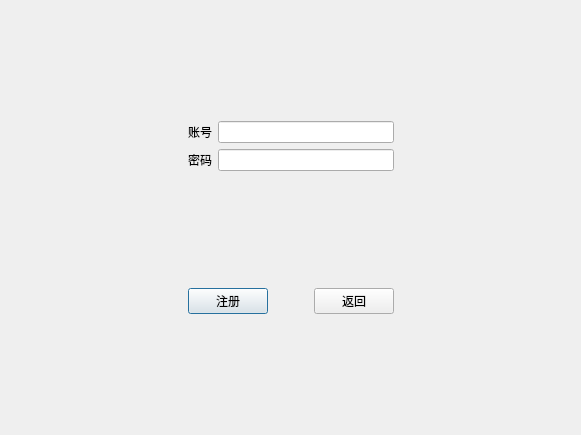
<?xml version="1.0" encoding="UTF-8"?>
<ui version="4.0">
 <class>Register</class>
 <widget class="QDialog" name="Register">
  <property name="geometry">
   <rect>
    <x>0</x>
    <y>0</y>
    <width>581</width>
    <height>435</height>
   </rect>
  </property>
  <property name="windowTitle">
   <string>Dialog</string>
  </property>
  <layout class="QGridLayout" name="gridLayout">
   <item row="1" column="1">
    <layout class="QFormLayout" name="formLayout">
     <item row="0" column="0">
      <widget class="QLabel" name="label">
       <property name="text">
        <string>账号</string>
       </property>
      </widget>
     </item>
     <item row="0" column="1">
      <widget class="QLineEdit" name="lineEdit"/>
     </item>
     <item row="1" column="0">
      <widget class="QLabel" name="label_2">
       <property name="text">
        <string>密码</string>
       </property>
      </widget>
     </item>
     <item row="1" column="1">
      <widget class="QLineEdit" name="lineEdit_2"/>
     </item>
    </layout>
   </item>
   <item row="0" column="1">
    <spacer name="verticalSpacer_2">
     <property name="orientation">
      <enum>Qt::Vertical</enum>
     </property>
     <property name="sizeHint" stdset="0">
      <size>
       <width>20</width>
       <height>40</height>
      </size>
     </property>
    </spacer>
   </item>
   <item row="4" column="1">
    <spacer name="verticalSpacer">
     <property name="orientation">
      <enum>Qt::Vertical</enum>
     </property>
     <property name="sizeHint" stdset="0">
      <size>
       <width>20</width>
       <height>40</height>
      </size>
     </property>
    </spacer>
   </item>
   <item row="1" column="2">
    <spacer name="horizontalSpacer_2">
     <property name="orientation">
      <enum>Qt::Horizontal</enum>
     </property>
     <property name="sizeHint" stdset="0">
      <size>
       <width>40</width>
       <height>20</height>
      </size>
     </property>
    </spacer>
   </item>
   <item row="3" column="1">
    <layout class="QHBoxLayout" name="horizontalLayout">
     <item>
      <widget class="QPushButton" name="pushButton">
       <property name="text">
        <string>注册</string>
       </property>
      </widget>
     </item>
     <item>
      <spacer name="horizontalSpacer_3">
       <property name="orientation">
        <enum>Qt::Horizontal</enum>
       </property>
       <property name="sizeHint" stdset="0">
        <size>
         <width>40</width>
         <height>20</height>
        </size>
       </property>
      </spacer>
     </item>
     <item>
      <widget class="QPushButton" name="pushButton_2">
       <property name="text">
        <string>返回</string>
       </property>
      </widget>
     </item>
    </layout>
   </item>
   <item row="1" column="0">
    <spacer name="horizontalSpacer">
     <property name="orientation">
      <enum>Qt::Horizontal</enum>
     </property>
     <property name="sizeHint" stdset="0">
      <size>
       <width>40</width>
       <height>20</height>
      </size>
     </property>
    </spacer>
   </item>
   <item row="2" column="1">
    <spacer name="verticalSpacer_3">
     <property name="orientation">
      <enum>Qt::Vertical</enum>
     </property>
     <property name="sizeHint" stdset="0">
      <size>
       <width>20</width>
       <height>40</height>
      </size>
     </property>
    </spacer>
   </item>
  </layout>
 </widget>
 <resources/>
 <connections/>
</ui>
